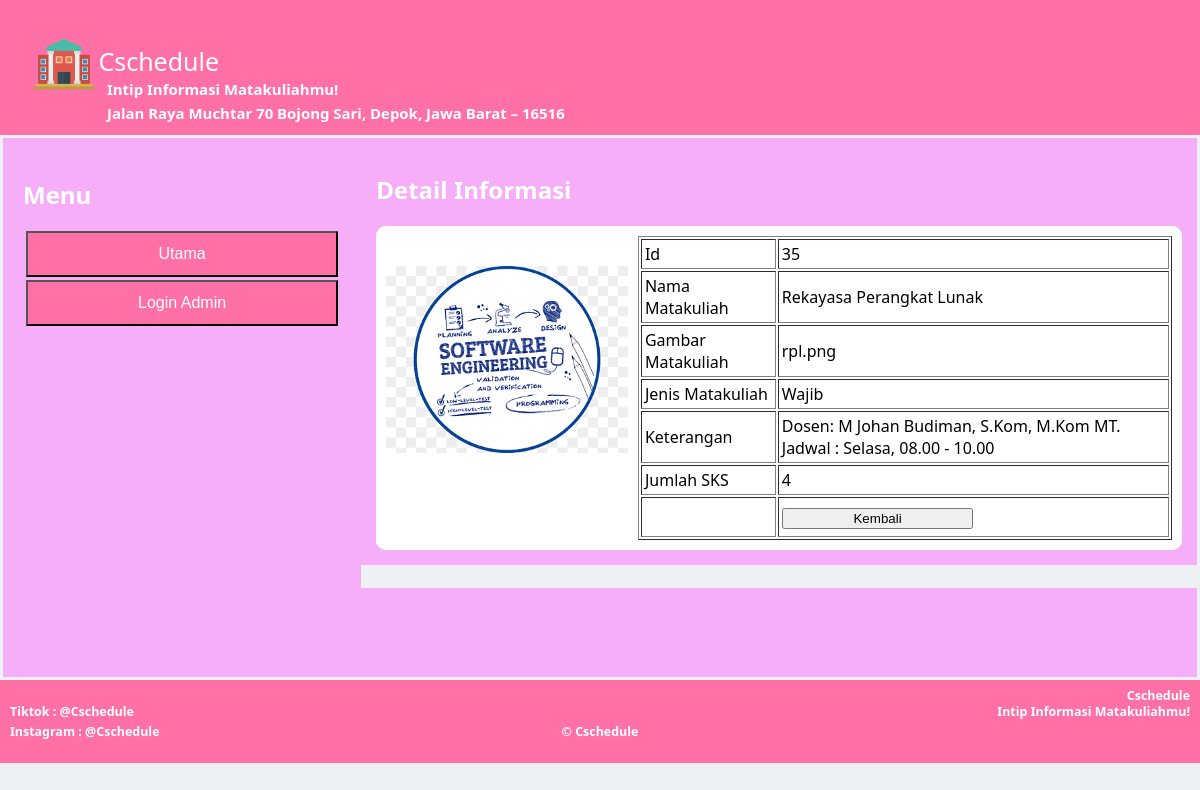
Page /detail.php?id_barang=35 on the committed database.
### tables this page shows
CREATE TABLE `template` (
  `id_temp` int(11) NOT NULL,
  `logo` varchar(30) NOT NULL,
  `header` varchar(30) NOT NULL,
  `subheader` varchar(50) NOT NULL,
  `footer` varchar(30) NOT NULL
);

CREATE TABLE `navbar` (
  `id_menu` int(11) NOT NULL,
  `menu` varchar(30) NOT NULL,
  `link` varchar(30) NOT NULL
);

CREATE TABLE `barang` (
  `id_barang` int(11) NOT NULL,
  `nama_barang` varchar(50) NOT NULL,
  `gambar_barang` varchar(50) NOT NULL,
  `jenis_barang` varchar(30) NOT NULL,
  `deskripsi_barang` text NOT NULL,
  `stok_barang` int(15) NOT NULL
);

### detail.php (the view, shortened to what this page needs)
<?php include 'koneksi.php'?>
<!DOCTYPE html>
<html lang="en">
<head>
    <link rel="stylesheet" href="style.css">
</head>
<body>
<div>
    <header style="background-color:#ff70a6;">
        <?php $dataHeader = $koneksi->query("select * from template");
                $dataHeader = $dataHeader->fetch_object(); ?>
        <?php $dataAdmin = $koneksi->query("select * from admin");
                $dataAdmin = $dataAdmin->fetch_object(); ?>
        <img width="6%" src="<?php echo $dataHeader->logo;?>">
        <a href="index.php" style=" position:absolute; color: white; text-decoration: none; margin-top:14px;"><?php echo $dataHeader->header?></a>
        <div class="mt-2" style="font-size: large; float: left;"><br>
        <h5 style="position:absolute; left: 107px; color: white; text-decoration: none;"><?php echo $dataHeader->subheader?></h5><br>
              <div class="mt-2" style="font-size: large; float: left;">
        <h5 style="position:absolute; left: 107px; color: white; text-decoration: none;"><?php echo $dataAdmin->alamat_admin?></h5><br>
        </div>
    </header>
        <div class="content" style="padding: 3px;">
        <nav>
              <h1>Menu</h1>
              <?php
                    include('koneksi.php');
                    $query = mysqli_query($koneksi, 'SELECT * FROM navbar');
                    $result = mysqli_fetch_all($query, MYSQLI_ASSOC);
                     ?>
                <ul>
                <?php foreach($result as $result) : ?>
                    <li style="margin: 1%;">
                        <a href="<?php echo $result['link'] ?>" style="color:aliceblue;">
                            <button class="btn-nav">
                                <?php echo $result['menu'] ?>
                            </button>
                        </a>
                    </li>
                    <?php endforeach; ?>
                </ul>
            </nav>
            <article>
                <h1>Detail Informasi</h1>
                <div>
                    <?php
                    if(isset($_GET['id_barang'])){
                        $id_barang    =$_GET['id_barang'];
                    }
                    else {
                        die ("Error. No ID Selected!");
                    }
                    include "koneksi.php";
                    $query    = mysqli_query($koneksi, "SELECT * FROM barang WHERE id_barang='$id_barang'");
                    $result    = mysqli_fetch_array($query);
                    ?>
                    <div style="display: flex;">
                        <img  src="<?= $result["gambar_barang"]?>" alt="barang" width="30%" height="0%" style="margin-top:40px; margin-left:10px;">
                        <div style="display:flex; flex-direction:column; margin-left:10px; margin-bottom:10px; margin-right:10px;">
                        <table style="width: 100%; margin-top:10px;" border="1" cellpadding="3">
                        <tr>
                            <td>Id</td>
                            <td><?php echo $result['id_barang']?></td>
                        </tr>
                        <tr>
                            <td>Nama Matakuliah</td>
                            <td><?php echo $result['nama_barang']?></td>
                        </tr>
                        <tr>
                            <td>Gambar Matakuliah</td>
                            <td><?php echo $result['gambar_barang']?></td>
                        </tr>
                        <tr>
                            <td>Jenis Matakuliah</td>
                            <td ><?php echo $result['jenis_barang']?></td>
                        </tr>
                        <tr>
                            <td>Keterangan</td>
                            <td><?php echo $result['deskripsi_barang']?></td>
                        </tr>
                        <tr>
                            <td>Jumlah SKS</td>
                            <td><?php echo $result['stok_barang']?></td>
                        </tr>
                        <tr height="40">
                            <td></td>
                            <td>   <a href="index.php"><button>Kembali</button></a></td>
                        </tr>
                    </table>
                    </div>
                </div>
            </article>
            <aside>
            </aside>
        </div>
        <footer class="site-footer" style="background-color:#ff70a6;">
            <div>
                <h5 style="position:absolute; right: 10px; margin-top:5px;"><?php echo $dataHeader->header?></h5>
                <h5 style="position:absolute; right: 10px; margin-bottom:5px;"><?php echo $dataHeader->subheader?> </h5>
                <h5 style="position:absolute; left: 10px;">Tiktok : @<?php echo $dataHeader->header?></h5><br>
                <h5 style="position:absolute; left: 10px;">Instagram : @<?php echo $dataHeader->header?></h5>
                <h5 style="">&copy <?php echo $dataHeader->footer?></h5>
            </div>
        </footer>
    </div>
</body>
</html>

### style.css (style rules this page uses)
* { box-sizing: border-box; }
body { background-color: #edf1f3; margin: 0px; padding: 0px; height: 100% auto; font-family: "Segoe UI", Tahoma, Geneva, Verdana, sans-serif; }
header { background-color: black; padding: 30px; text-align: left; font-size: 25px; color: white; height: max-content; }
nav { float: left; color: white; width: 20%; height: 580px; background: #f7aef8; padding: 20px; }
nav ul { list-style-type: none; padding: 0; }
a { color: white; }
.btn-nav { transition-duration: 0.4s; background-color: #ff70a6; padding: 12px 28px; width: 100%; color: white; font-size: medium; }
article { float: left; color: white; padding: 15px; width: 60%; background-color: #f7aef8; height: 580px; max-height: max-content; overflow: auto; }
article div { background-color: white; color: black; border-radius: 10px; }
article a { color: blue; }
aside { float: left; color: white; padding: 35px; width: 20%; background-color: #f7aef8; height: 580px; font-size: 15px; }
.content::after { content: ""; display: table; clear: both; }
footer { background-color: #3a7ca5; text-align: center; color: white; }
.site-footer { font-size: 15px; padding: 2px; }
@media (max-width: 1240px) { header { height: auto; min-height: min-content; max-height: max-content; } }
@media (max-width: 1240px) { nav { width: 30%; height: 450px; } }
@media (max-width: 1240px) { article { width: 70%; height: 450px; } }
@media (max-width: 1240px) { aside { width: 100%; height: auto; } }
@media (max-width: 1240px) { button { width: 50%; } }

### rows in the picture
template: logo (picture), header "Cschedule", subheader "Intip Informasi Matakuliahmu!", footer "Cschedule"
navbar: menu "Utama"
navbar: menu "Login Admin"
barang: gambar_barang (picture), id_barang "35", nama_barang "Rekayasa Perangkat Lunak", gambar_barang "rpl.png", jenis_barang "Wajib", deskripsi_barang "Dosen: M Johan Budiman, S.Kom, M.Kom MT. Jadwal : Selasa, 08.00 - 10.00", stok_barang "4"

### other values in the picture
$dataAdmin->alamat_admin "Jalan Raya Muchtar 70 Bojong Sari, Depok, Jawa Barat – 16516"
